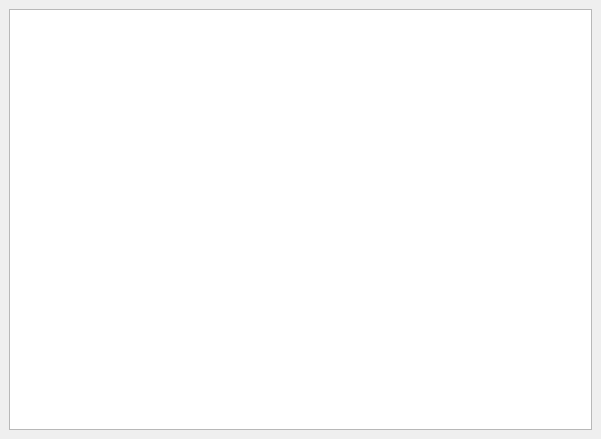
<?xml version="1.0" encoding="UTF-8"?>
<ui version="4.0">
 <class>KeyboardVisualizer</class>
 <widget class="QMainWindow" name="KeyboardVisualizer">
  <property name="geometry">
   <rect>
    <x>0</x>
    <y>0</y>
    <width>601</width>
    <height>439</height>
   </rect>
  </property>
  <property name="windowTitle">
   <string>MainWindow</string>
  </property>
  <widget class="QWidget" name="centralwidget">
   <layout class="QVBoxLayout" name="verticalLayout">
    <item>
     <widget class="QGraphicsView" name="graphicsView"/>
    </item>
   </layout>
  </widget>
 </widget>
 <resources/>
 <connections/>
</ui>
